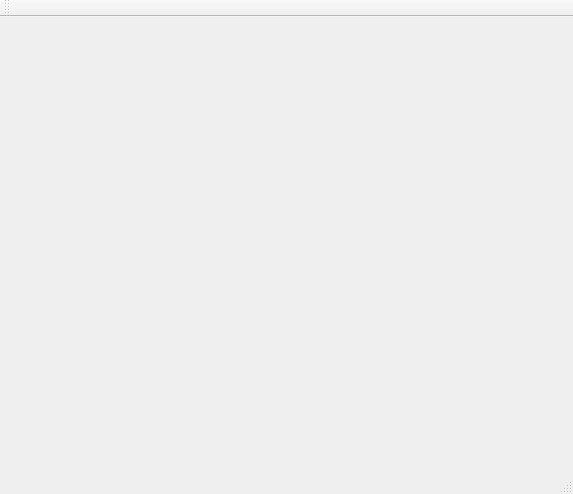
<?xml version="1.0" encoding="UTF-8"?>
<ui version="4.0">
 <class>MainWindow</class>
 <widget class="QMainWindow" name="MainWindow">
  <property name="geometry">
   <rect>
    <x>0</x>
    <y>0</y>
    <width>573</width>
    <height>494</height>
   </rect>
  </property>
  <property name="windowTitle">
   <string>QT中国象棋单机版（逆风微光qq787701109）</string>
  </property>
  <widget class="QWidget" name="centralWidget"/>
  <widget class="QMenuBar" name="menuBar">
   <property name="geometry">
    <rect>
     <x>0</x>
     <y>0</y>
     <width>573</width>
     <height>23</height>
    </rect>
   </property>
  </widget>
  <widget class="QToolBar" name="mainToolBar">
   <attribute name="toolBarArea">
    <enum>TopToolBarArea</enum>
   </attribute>
   <attribute name="toolBarBreak">
    <bool>false</bool>
   </attribute>
  </widget>
  <widget class="QStatusBar" name="statusBar"/>
 </widget>
 <layoutdefault spacing="6" margin="11"/>
 <resources/>
 <connections/>
</ui>
